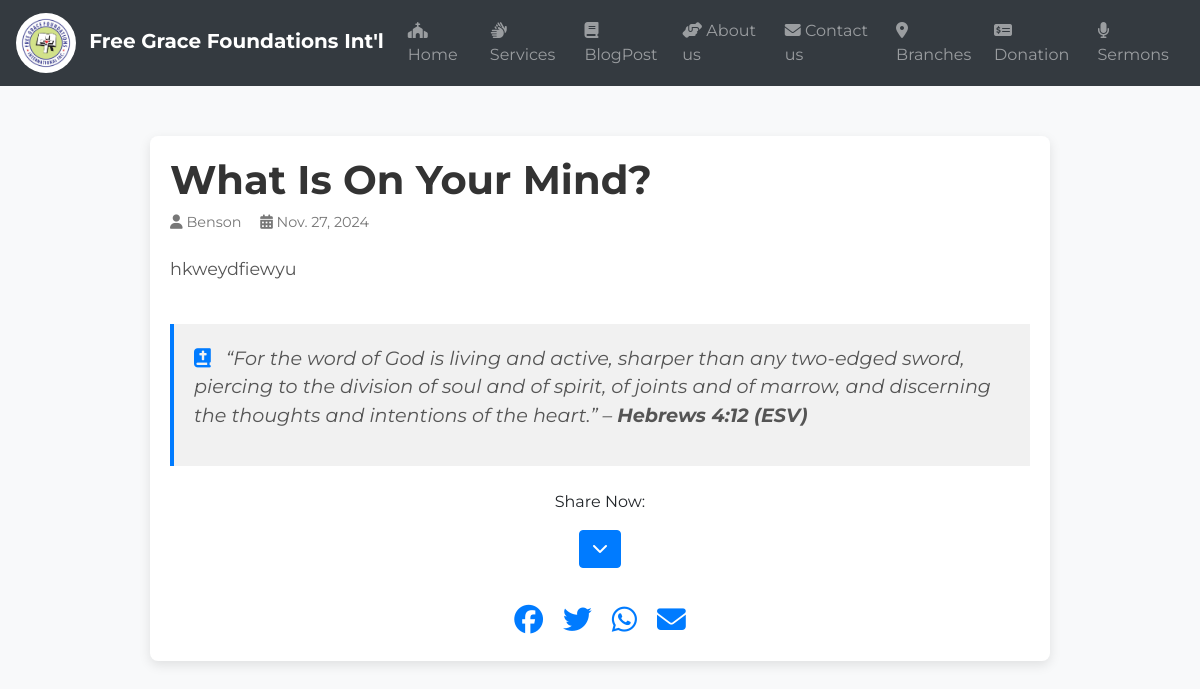
Page /post-detail/what-is-on-your-mind/ on the committed database.
### church/models.py (models this page shows, shortened)
class BlogPost(models.Model):
    title = models.CharField(max_length=200)
    content = models.TextField()
    author = models.CharField(max_length=100)
    date_posted = models.DateField(auto_now_add=True)
    poster = models.ImageField(upload_to='images/', blank=True, null=True)
    category = models.CharField(max_length=100)
    slug = models.SlugField(max_length=200, unique=True, blank=True)

### church/views.py (the view)
# urls.py: path('post-detail/<slug:slug>/', views.blog_post_detail, name='post-detail'),
def blog_post_detail(request, slug):
    post = get_object_or_404(BlogPost, slug=slug)
    return render(request, 'church/blog_post_detail.html', {'post': post})

### church/context_processors.py (called while the page is built)
def navbar_context(request):
    today = timezone.now().date()
    blog_post_today_count = BlogPost.objects.filter(date_posted=today).count()
    return {'blog_post_today_count': blog_post_today_count}

def sermon_context(request):
    today = date.today()
    sermon_today_count = Sermon.objects.filter(created_at__gte=today).count()
    return {'sermon_today_count': sermon_today_count}

### church/templates/church/blog_post_detail.html (shortened to what this page needs)
<!DOCTYPE html>
<html lang="en">
<head>
    <link href="https://cdnjs.cloudflare.com/ajax/libs/font-awesome/5.15.3/css/all.min.css" rel="stylesheet">
    <link rel="stylesheet" href="https://stackpath.bootstrapcdn.com/bootstrap/4.5.2/css/bootstrap.min.css">
</head>
<body>
    {% include 'nav.html' %}
    <div class="container post-container">
        <h1 class="post-title">{{ post.title|title }}</h1>
        <div class="post-meta">
            <span><i class="fas fa-user"></i> {{ post.author|title }}</span>
            <span><i class="fas fa-calendar-alt"></i> {{ post.date_posted }}</span>
        </div>
        <div class="post-content">
            {{ post.content|safe }}
        </div>
        <div class="bible-verse">
            <p class="bible-text"><i class="fas fa-bible"></i>
                “For the word of God is living and active, sharper than any two-edged sword, piercing to the division of soul and of spirit, of joints and of marrow, and discerning the thoughts and intentions of the heart.” – <strong>Hebrews 4:12 (ESV)</strong></p>
        </div>
        <br>
        <p class="text-center"> Share Now: </p>
        <div class="text-center">
            <a href="#" class="btn btn-primary">
                <i class="fas fa-chevron-down"></i>
            </a>
        </div>
        <div class="social-share text-center">
            <a href="https://www.facebook.com/sharer/sharer.php?u={{ request.build_absolute_uri }}" target="_blank" title="Share on Facebook">
                <i class="fab fa-facebook"></i>
            </a>
            <a href="https://twitter.com/intent/tweet?url={{ request.build_absolute_uri }}&text={{ post.title }}" target="_blank" title="Share on Twitter">
                <i class="fab fa-twitter"></i>
            </a>
            <a href="https://wa.me/?text={{ request.build_absolute_uri }}" target="_blank" title="Share on WhatsApp">
                <i class="fab fa-whatsapp"></i>
            </a>
            <a href="mailto:?subject={{ post.title }}&body=Check out this blog post: {{ request.build_absolute_uri }}" title="Share via Email">
                <i class="fas fa-envelope"></i>
            </a>
        </div>
    </div>
</body>
</html>

### church/templates/church/blog_post_detail.html (style rules this page uses)
body { font-family: 'Montserrat', sans-serif; background-color: #f8f9fa; }
.social-share { margin-top: 30px; display: flex; justify-content: center; gap: 20px; }
.social-share a { font-size: 1.8rem; color: #007bff; transition: color 0.3s, transform 0.3s; }
.social-share a i { display: inline-block; }
.post-container { max-width: 900px; margin: 50px auto; padding: 20px; background-color: #fff; border-radius: 8px; box-shadow: 0px 4px 12px rgba(0, 0, 0, 0.1); }
.post-title { font-size: 2.5rem; font-weight: 700; color: #333; }
.post-meta { font-size: 0.9rem; color: #777; margin-bottom: 20px; }
.post-meta span { margin-right: 15px; }
.post-content { line-height: 1.7; font-size: 1.1rem; color: #555; }
.bible-verse { margin-top: 40px; padding: 20px; background-color: #f1f1f1; border-left: 4px solid #007bff; font-style: italic; }
.bible-verse i { color: #007bff; margin-right: 10px; }
.bible-text { font-size: 1.2rem; color: #555; }

### rows in the picture
BlogPost: title "What Is On Your Mind?", author "Benson", date_posted "Nov. 27, 2024", content "hkweydfiewyu"
